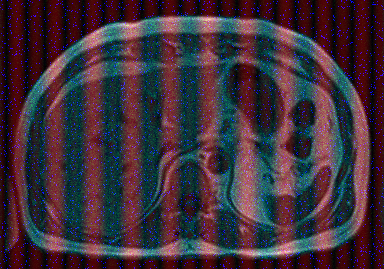
#> input picture home_exam/src/pre_data/LiverNoisy.png, 384 x 269 px
$ python task2.py
#> lines starting #> are read from the running program, lines starting #| are printed output that depends on the picture; after the words box and inside, x2 and y2 are one past the last pixel; in counts of white or black regions, pixels touching at a corner belong together
import numpy as np
import matplotlib.pyplot as plt
import cv2
from scipy.ndimage import median_filter


# Function to plot histogram
def plot_histogram(image, title, path):
    plt.figure()
    plt.hist(image.ravel(), bins=256, density=False, histtype='step', color='black')
    plt.title(title)
    plt.xlabel("Pixel Intensity")
    plt.ylabel("Frequency")
    text = "data/task2/" + path + ".png"
    plt.savefig(text)
    plt.close()

# Function to plot homogenous region
def plot_homogenous_hist(image, title, path, x, y, w, h):
    # Create a figure with two subplots (one for the image and one for the histogram)
    fig, axs = plt.subplots(1, 2, figsize=(12, 6))

    # First subplot: Image with marked square
    axs[0].imshow(image, cmap='gray')
    axs[0].add_patch(plt.Rectangle((x, y), w, h, edgecolor='b', facecolor='none', linewidth=2))
    axs[0].set_title(f"Image: {title}")
    axs[0].axis('off')

    # Second subplot: Histogram of the marked area
    cropped_image = image[y:y+h, x:x+w]
    axs[1].hist(cropped_image.ravel(), bins=256, range=[0,256])
    axs[1].set_title(f"Histogram of Area: {title}")
    axs[1].set_xlabel("Pixel Intensity")
    axs[1].set_ylabel("Frequency")

    # Show the plot
    plt.tight_layout()
    text = "data/task2/" + path + "_" + str(x) + "_" + str(y) + "_" + str(w) + "_" + str(h) + ".png"
    plt.savefig(text)
    plt.close()

def pad_to_next_power_of_two(image):
    # Get the dimensions of the image
    height, width = image.shape

    # Find the next power of two for both dimensions
    new_height = 2**np.ceil(np.log2(height)).astype(int)
    new_width = 2**np.ceil(np.log2(width)).astype(int)

    # Pad the image with zeros to the new dimensions
    padded_image = np.pad(image, ((0, new_height - height), (0, new_width - width)), mode='constant', constant_values=0)

    return padded_image

def fft2d(image):
    # Perform 2D FFT by first applying FFT to each row and then to each column
    return np.fft.fftshift(np.fft.fft2(image))


def plot_fft(fft_result, title, path, image=None,):
    # Plot original image and its 2D FFT magnitude spectrum

    # Plot the original image
    plt.figure(figsize=(12, 6))

    if image is not None and image.any():
        plt.subplot(1, 2, 1)
        plt.imshow(image, cmap='gray')
        plt.title(f"Original Image: {title}")
        #plt.axis('off')

        # Plot the magnitude spectrum of the FFT (log scale for visibility)
        magnitude_spectrum = np.log(np.abs(fft_result) + 1)  # log scale for better visibility
        plt.subplot(1, 2, 2)
        plt.imshow(magnitude_spectrum, cmap='plasma')
        plt.title(f"Magnitude Spectrum (2D FFT): {title}")
        #plt.axis('off')
    else:
        # Only plot the fft
        magnitude_spectrum = np.log(np.abs(fft_result) + 1)  # log scale for better visibility
        plt.imshow(magnitude_spectrum, cmap='plasma', extent=(-fft_result.shape[1]//2, fft_result.shape[1]//2, -fft_result.shape[0]//2, fft_result.shape[0]//2))
        plt.title(f"Frequency Spectrum: {title}")
        plt.xlabel("Frequency (u)")
        plt.ylabel("Frequency (v)")


    plt.tight_layout()
    text = "data/task2/" + path + ".png"
    plt.savefig(text)
    plt.close()


def plot_RBG_channels_unmodified(R, B, G):
    # Display the separate channels
    fig, ax = plt.subplots(1, 3, figsize=(15, 5))

    ax[0].imshow(R, cmap="Reds")
    ax[0].set_title("Red Channel")

    ax[1].imshow(G, cmap="Greens")
    ax[1].set_title("Green Channel")

    ax[2].imshow(B, cmap="Blues")
    ax[2].set_title("Blue Channel")

    plt.savefig("data/task2/RBG/rgb_channels.png")
    plt.close()

""" QUESTION 4 """
def plot_denoised_red_chanel(image, original_spectrum, notch_mask, fft_filtered_spectrum, fft_inverse_filtered_spectrum, filtered_image, path):
    """
    Plots the denoising process of the red channel of an image using various stages of the Fourier Transform.
    Parameters:
        image (ndarray): The original image.
        original_spectrum (ndarray): The Fourier Transform spectrum of the original image.
        notch_mask (ndarray): The mask used for the notch filter.
        fft_filtered_spectrum (ndarray): The Fourier Transform spectrum after applying the notch filter.
        fft_inverse_filtered_spectrum (ndarray): The inverse Fourier Transform of the filtered spectrum.
        filtered_image (ndarray): The final filtered image.
        path (str): The path where the plot will be saved.
    Returns:
        None
    """

    plt.figure(figsize=(12, 8))
    plt.subplot(2, 3, 1)
    plt.imshow(original_spectrum, cmap='plasma')
    plt.title("Original spectrum")
    plt.axis('off')

    plt.subplot(2, 3, 2)
    plt.imshow(notch_mask, cmap='gray')
    plt.title("Notch Filter Mask")
    plt.axis('off')

    plt.subplot(2, 3, 3)
    plt.imshow(np.log(np.abs(fft_filtered_spectrum) + 1), cmap='plasma')
    plt.title("Added Notch Filter")
    plt.axis('off')

    plt.subplot(2, 3, 4)
    plt.imshow(image, cmap='Reds')
    plt.title("Original Image")
    plt.axis('off')

    plt.subplot(2, 3, 5)
    plt.imshow(fft_inverse_filtered_spectrum, cmap='Reds')
    plt.title("Notch Filter Mask rejects this")
    plt.axis('off')

    plt.subplot(2, 3, 6)
    plt.imshow(filtered_image, cmap='Reds')
    plt.title("Filtered Image")
    plt.axis('off')

    plt.savefig("data/task2/RBG/R/"+path+".png")
    plt.close()

def denoice_red_channel(image):
    """
    Denoise the red channel of an image using a notch filter in the frequency domain.
    Parameters:
        image (numpy.ndarray): Input image with the red channel to be denoised.
    Returns:
        numpy.ndarray: Denoised red channel image.
    The function performs the following steps:
        1. Pads the input image to the next power of two.
        2. Computes the 2D Fast Fourier Transform (FFT) of the padded image.
        3. Creates a Gaussian notch filter mask to remove horizontal noise.
        4. Applies the notch filter mask to the FFT result.
        5. Computes the inverse 2D FFT to obtain the filtered image.
        6. Removes the padding from the filtered image.
        7. Transforms the filtered image to uint8 format.
        8. Plots the original and filtered images for comparison.
    Note:
    - The function assumes that the input image is a 2D numpy array representing the red channel.
    - The function uses a Gaussian notch filter to remove horizontal noise in the frequency domain.
    - The function plots the original image, magnitude spectrum, notch filter mask, filtered FFT result, and the final denoised image.
    """

    # Apply padding
    padded_image = pad_to_next_power_of_two(image)
    # Perform 2D FFT
    fft_result = fft2d(padded_image)
    magnitude_spectrum = np.log(np.abs(fft_result) + 1)
    # Create notch filter mask
    n_rows = padded_image.shape[0]
    n_cols = padded_image.shape[1]
    c_row, c_col = (n_cols // 2, n_rows // 2)
    notch_mask = np.ones((n_rows, n_cols), np.uint8)
    notch_mask_inverse = np.zeros((n_rows, n_cols), np.uint8)

    sigma = 0.3

    # Generate Gaussian notch mask horizontally
    for i in range(n_rows):
        for j in range(n_cols):
            # Calculate distance from the center
            dist = i - c_row
            # Apply Gaussian function to create a smooth notch filter
            notch_mask[i, j] = 1 - np.exp(-(dist**2) / (2 * sigma**2))
            notch_mask_inverse[i, j] = 1 - np.exp(-(dist**2) / (2 * sigma**2))

    # Inverse the notch mask to get the inverse filter
    notch_mask_inverse = (1 - notch_mask_inverse)

    # Padd the center of the mask with ones
    notch_width = 10  # Width of the horizontal strip to remove
    notch_mask[c_col-notch_width:c_col+notch_width, c_row-notch_width:c_col+notch_width] = 1  # Set mask to 1 in the midle
    notch_mask_inverse[c_col-notch_width:c_col+notch_width, c_row-notch_width:c_col+notch_width] = 0  # Set mask to 0 in the midle

    # Apply the notch filter mask (and inverse mask)
    fft_result_filtered = fft_result * notch_mask
    fft_result_filtered_inverse = fft_result * notch_mask_inverse
    # Inverse 2D FFT
    filtered_image_padded = np.abs(np.fft.ifft2(np.fft.ifftshift(fft_result_filtered)))
    filtered_image_padded_inverse = np.abs(np.fft.ifft2(np.fft.ifftshift(fft_result_filtered_inverse)))
    # Remove padding
    filtered_image = filtered_image_padded[:image.shape[0], :image.shape[1]]
    filtered_image_inverse = filtered_image_padded_inverse[:image.shape[0], :image.shape[1]]

    # Transform filtered image to uint8 (this is necessary to combine the channels together at a later stage)
    filtered_image = np.clip(filtered_image, 0, 255).astype(np.uint8)
    # Plot the original and filtered images
    plot_denoised_red_chanel(image, magnitude_spectrum, notch_mask, fft_result_filtered, filtered_image_inverse, filtered_image, "notch_filter_mask")

    return filtered_image


def gaussian_low_pass_filter(shape, cutoff):
    """
    Creates a Gaussian low-pass filter.
    Parameters:
        shape (tuple): The shape of the filter (P, Q).
        cutoff (float): The cutoff frequency for the filter.
    Returns:
        numpy.ndarray: A 2D array representing the Gaussian low-pass filter.
    """

    P, Q = shape
    u, v = np.meshgrid(np.arange(Q) - Q//2, np.arange(P) - P//2)
    D = np.sqrt(u**2 + v**2)
    H = np.exp(-(D**2) / (2 * (cutoff**2)))
    return H

def plot_denoised_green_chanel(image, filtered_image, path):
    # Show image and the hist
    plt.figure(figsize=(12,8))

    plt.subplot(3, 2, 1)
    plt.imshow(image, cmap='Greens')
    plt.title("Original Image")
    plt.axis('off')

    plt.subplot(3, 2, 2)
    plt.imshow(filtered_image, cmap='Greens')
    plt.title("Filtered image")
    plt.axis('off')

    plt.subplot(3, 2, 3)
    plt.hist(image.ravel(), bins=256, density=False, histtype='step', color='black')
    plt.title("Histogram of Filtered Image")
    plt.xlabel("Pixel Intensity")

    plt.subplot(3, 2, 4)
    plt.hist(filtered_image.ravel(), bins=256, density=False, histtype='step', color='black')
    plt.title("Histogram of Filtered Image")
    plt.xlabel("Pixel Intensity")

    x, y, w, h = 50, 105, 100, 105  # Adjust these values as needed

    # Image with marked square
    plt.subplot(3, 2, 5)
    plt.imshow(filtered_image, cmap='gray')
    plt.gca().add_patch(plt.Rectangle((x, y), w, h, edgecolor='b', facecolor='none', linewidth=2))
    plt.title("Marked Area in Original Image")
    plt.axis('off')

    cropped_image = filtered_image[y:y+h, x:x+w]
    # Histogram of the marked area
    plt.subplot(3, 2, 6)
    plt.hist(cropped_image.ravel(), bins=256, range=[0, 256], color='black', histtype='step')
    plt.title("Histogram of Marked Area")
    plt.xlabel("Pixel Intensity")
    plt.ylabel("Frequency")

    plt.savefig("data/task2/RBG/G/"+path+".png")
    plt.close()


def denoise_green_channel(image):

    kernel_size = (3, 3)
    # when sigma is 0, GaussianBlur wil automatically select an appropriate sigma
    sigma = 0
    filtered_image = cv2.GaussianBlur(image, kernel_size, sigma)

    plot_denoised_green_chanel(image, filtered_image, "denoised_arithmetic_mean")
    return filtered_image


def plot_denoised_blue_chanel(image, denoised_img, path):
    # Plot the original and denoised images
    plt.figure(figsize=(12, 6))

    plt.subplot(2, 2, 1)
    plt.imshow(image, cmap='Blues')
    plt.title("Original Image")
    plt.axis('off')

    plt.subplot(2, 2, 2)
    plt.imshow(denoised_img, cmap='Blues')
    plt.title("Denoised Image size = 5")
    plt.axis('off')

    plt.subplot(2, 2, 3)
    plt.hist(image.ravel(), bins=256, density=False, histtype='step', color='black')
    plt.title("Histogram of Original Image")
    plt.xlabel("Pixel Intensity")

    plt.subplot(2, 2, 4)
    plt.hist(denoised_img.ravel(), bins=256, density=False, histtype='step', color='black')
    plt.title("Histogram of Denoised Image")
    plt.xlabel("Pixel Intensity")

    plt.tight_layout()
    plt.savefig("data/task2/RBG/B/"+path+".png")
    plt.close()

def denoise_blue_channel(image):
    """
    Denoise the salt and pepper noise in the blue channel
    """

    # Apply median filter to the image
    denoised_image_3 = median_filter(image, size=3)

    plot_denoised_blue_chanel(image, denoised_image_3, "denoised_blue_channel_size_3")

    return denoised_image_3


def plot_combined_denoised_image(image_denoised):
    # Plot the combined image
    plt.figure()
    plt.imshow(image_denoised, cmap='gray')
    plt.title("Combined Denoised Image")
    plt.axis('off')
    plt.savefig("data/task2/RBG/combined_denoised_image.png")
    plt.close()

def combine_channels(R, G, B):
    # Combine the denoised channels
    image_denoised = cv2.merge((R, G, B))

    # convert to grayscale
    image_denoised = cv2.cvtColor(image_denoised, cv2.COLOR_BGR2GRAY)

    # plot the combined image
    plot_combined_denoised_image(image_denoised)

    return image_denoised


def high_boost_filter(image, sigma=2, weight=1.0):
    """
    Apply a high-boost filter to an image.
    Parameters:
        image (numpy.ndarray): Input image to be filtered.
        sigma (float, optional): Standard deviation for Gaussian kernel. Default is 2.
        weight (float, optional): Weight for the high-boost filter. Default is 1.0.
    Returns:
        numpy.ndarray: The filtered image with the same dimensions as the input image.
    """

    f_LP = cv2.GaussianBlur(image, (0, 0), sigmaX=sigma)
    g = cv2.addWeighted(image, 1 + weight, f_LP, -weight, 0)
    return np.clip(g, 0, 255).astype(np.uint8)


""" QUESTION 5 """
def spacial_domain_enhancement(image):
    """
    Enhances the given image using a high-boost filter and plots the original and filtered images.
    Parameters:
        image (ndarray): The input image to be enhanced.
        Returns:
    None
    """


    g = high_boost_filter(image)


    # Plot the original and filtered image

    plt.figure(figsize=(10, 6))

    plt.subplot(1, 2, 1)
    plt.imshow(image, cmap='gray')
    plt.title("Original image")

    plt.subplot(1, 2, 2)
    plt.imshow(g, cmap='gray')
    plt.title("Filtered image")
    plt.savefig("data/task2/enhanced_image/spacial_domain_enhancement_final.png")
    plt.close()


def fourier_domain_enhancement(image):
    """
    Enhance an image using Fourier domain techniques.
    This function applies a high-pass filter in the Fourier domain to enhance the high-frequency components of the input image.
    The enhanced image is then combined with the original image to produce the final enhanced image.
    Parameters:
        image (numpy.ndarray): The input grayscale image to be enhanced.
    Returns:
        None
    """

    f = np.fft.fft2(image)
    fshift = np.fft.fftshift(f)

    cutoff = 5
    low_pass_filter = gaussian_low_pass_filter(image.shape, cutoff)

    high_pass_filter = 1 - low_pass_filter

    enhanced_spectrum = fshift * high_pass_filter
    enhanced_image_high_pass = np.abs(np.fft.ifft2(np.fft.ifftshift(enhanced_spectrum)))

    weight = 0.5
    enhanced_image_final = image + weight * enhanced_image_high_pass
    enhanced_image_final = np.clip(enhanced_image_final, 0, 255)

    plt.figure(figsize=(12, 6))
    plt.subplot(2, 2, 1), plt.imshow(np.log(1 + np.abs(high_pass_filter)), cmap='gray'), plt.title("Fourier Spectrum")
    plt.subplot(2, 2, 2), plt.imshow(image, cmap='gray'), plt.title("Original Image")
    plt.subplot(2, 2, 3), plt.imshow(np.log(1 + np.abs(enhanced_spectrum)), cmap='gray'), plt.title("High-Pass Filtered")
    plt.subplot(2, 2, 4), plt.imshow(enhanced_image_high_pass, cmap='gray'), plt.title("Gaussian High-Pass Filtered")
    plt.savefig("data/task2/enhanced_image/fourier_domain_enhancement.png")
    plt.close()
    plt.figure(figsize=(10, 6))
    plt.imshow(enhanced_image_final, cmap='gray')
    plt.title(f"original image + enganceh image. weight = {weight}")
    plt.savefig("data/task2/enhanced_image/fourier_domain_enhancement_final.png")
    plt.close()


def enhance_image(image):
    spacial_domain_enhancement(image)
    fourier_domain_enhancement(image)


def rbg_test(image_path):
    # Load the image
#> called with image_path = 'pre_data/LiverNoisy.png'
    image = cv2.imread(image_path)  # Replace with your image path
#> image is the input picture: shape (269, 384, 3); mean B, G, R 58.2, 47.7, 63.4

    image = cv2.cvtColor(image, cv2.COLOR_BGR2RGB)  # Convert BGR to RGB

    # Split the image into its RGB channels
    R, G, B = cv2.split(image)


    """ Plot all channels unmodified"""
    plot_RBG_channels_unmodified(R, B, G)


    for channel, name, identifier in zip([R, G, B], ["Red Channel", "Green Channel", "Blue Channel"],  ["R", "G", "B"]):
        """ Plot histograms of chanels """
        plot_histogram(channel, f"Histogram of {name}", f"RBG/{identifier}/histogram")

        """ Plot 2D FFT of chanels """
        # Perform 2D FFT
        padded_image = pad_to_next_power_of_two(channel)
        fft_result = fft2d(padded_image)
        # Plot 2D FFT
        plot_fft(fft_result, f"2D FFT of {name}", f"RBG/{identifier}/fft")

        """ Plot homogenous histogram and fft """
        x, y, w, h = 0, 0, 64, 64
        plot_homogenous_hist(channel, f"Homogenous histogram of {name}", f"RBG/{identifier}/histogram_homogenous", x, y, w, h)
        # Plot 2D FFT of homogeneous region
        cropped_image = channel[y:y+h, x:x+w]
        # Pad the image to the next power of two
        padded_cropped_image = pad_to_next_power_of_two(cropped_image)
        cropped_fft_result = fft2d(padded_cropped_image)
        plot_fft(cropped_fft_result,f"cropped 2D FFT of {name}",  f"RBG/{identifier}/fft_cropped_{x}_{y}_{w}_{h}", image=padded_cropped_image)

        x, y, w, h = 50, 105, 100, 105
        plot_homogenous_hist(channel, f"Homogenous histogram of {name}", f"RBG/{identifier}/histogram_homogenous", x, y, w, h)
        # Plot 2D FFT of homogeneous region
        cropped_image = channel[y:y+h, x:x+w]
        # Pad the image to the next power of two
        padded_cropped_image = pad_to_next_power_of_two(cropped_image)
        cropped_fft_result = fft2d(padded_cropped_image)
        plot_fft(cropped_fft_result,f"cropped 2D FFT of {name}",  f"RBG/{identifier}/fft_cropped_{x}_{y}_{w}_{h}", image=padded_cropped_image)
#> this loop made 3 passes
#> (name, identifier) on passes 1 to 3: ('Red Channel', 'R'), ('Green Channel', 'G'), ('Blue Channel', 'B')
#> pass 1, in plot_fft (call 2), `magnitude_spectrum = np.log(np.abs(fft_result) + 1)`:
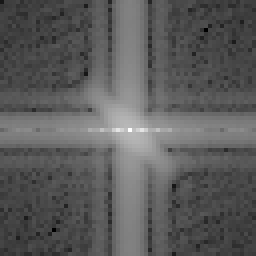
#> magnitude_spectrum: shape (64, 64) float64 (shown 4 times larger); min 0.727, max 12.19, mean 4.85; drawn with min black and max white
#> pass 1, in plot_fft (call 3), `plt.savefig(text)`:
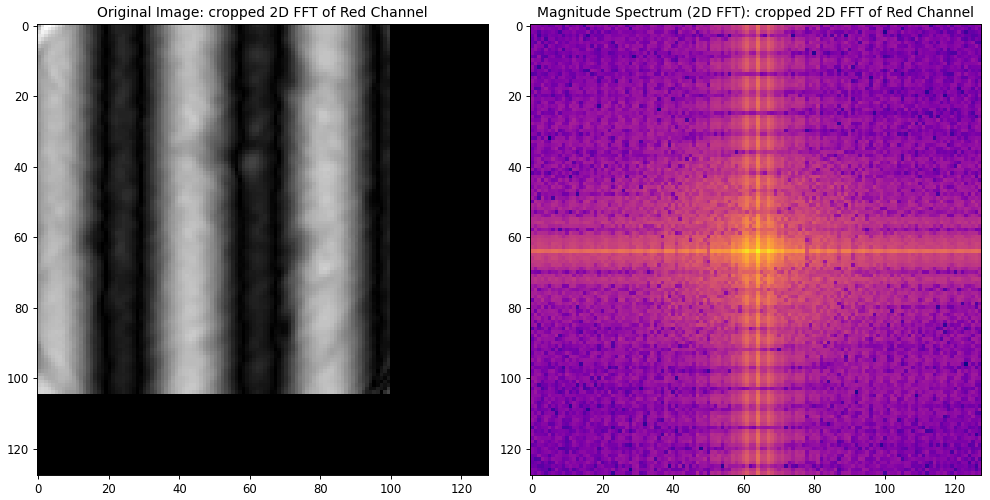
#> figure drawn by matplotlib, 2 panels
#> after the loop:
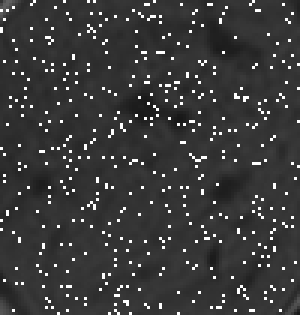
#> cropped_image: shape (105, 100) (shown 3 times larger); min 23, max 255, mean 59.3
#> after the loop:
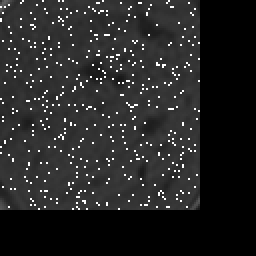
#> padded_cropped_image: shape (128, 128) (shown 2 times larger); min 0, max 255, mean 38
#> after the loop:
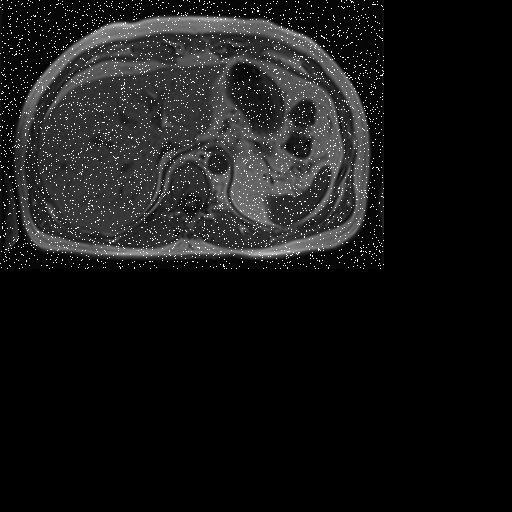
#> padded_image: shape (512, 512); min 0, max 255, mean 22.9

    """ Denoice channels """
    R_denoised = denoice_red_channel(R)
#> after the loop in denoice_red_channel, `for i in range(n_rows):`:
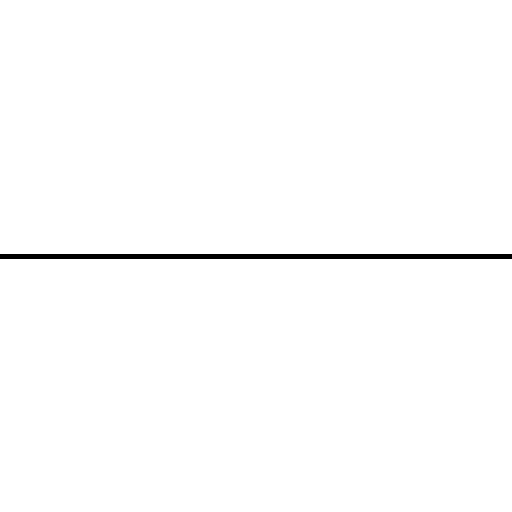
#> notch_mask: shape (512, 512); values 0 (black) and 1 (white), 99% white; 1 black region, box (x1, y1, x2, y2) and area: (0, 254, 512, 259) 2560
    G_denoised = denoise_green_channel(G)
    B_denoised = denoise_blue_channel(B)

    """ Combine channels """
    combined_image = combine_channels(R_denoised, G_denoised, B_denoised)

    """ Enhance image """
    enhance_image(combined_image)
#> in fourier_domain_enhancement, `plt.savefig("data/task2/enhanced_image/fourier_domain_enhancement.png")`:
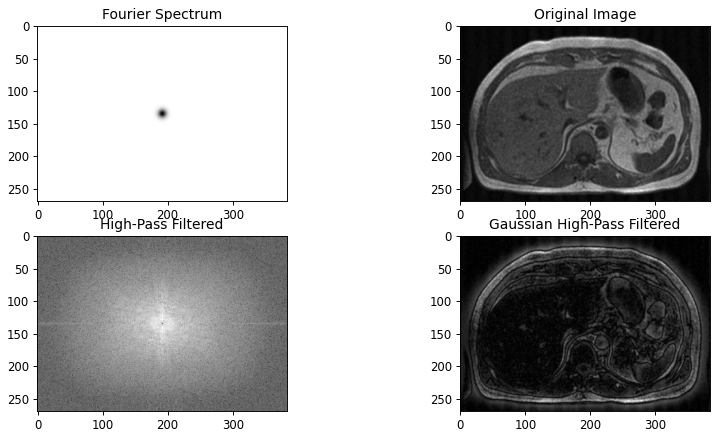
#> figure drawn by matplotlib, 4 panels


if __name__ == "__main__":
    image_path = "pre_data/LiverNoisy.png"

    rbg_test(image_path)
